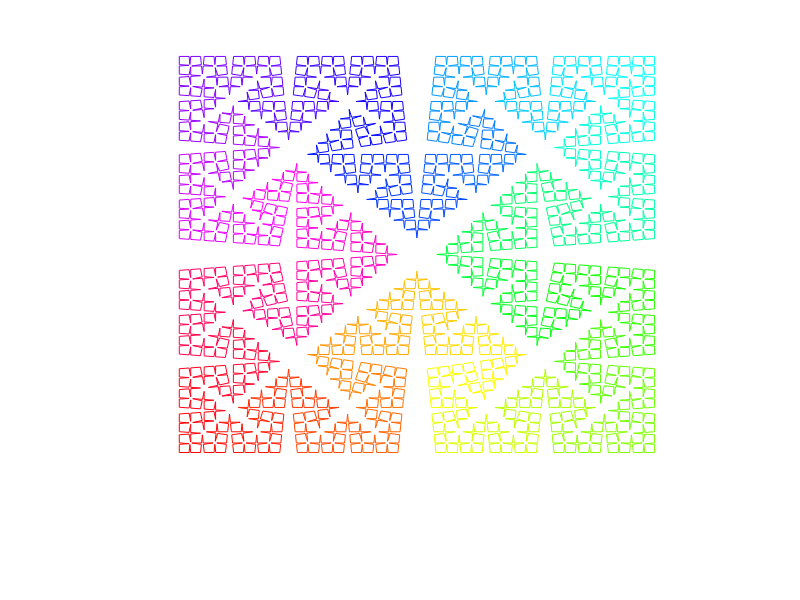

This chart was generated by the following MATLAB code:
phi=[0 pi/2 pi/2 pi/2];
theta=[85*pi/180 -170*pi/180 85*pi/180]; 
%theta=[-85*pi/180 170*pi/180 -85*pi/180]; %for inside out
%theta=[-80*pi/180 160*pi/180 -80*pi/180]; %
%theta=[80*pi/180 -160*pi/180  80*pi/180]; %

iter=5;  %don't exceed 6
angle_new=[];
for n=1:iter
   angle_new=[angle_new theta(1) angle_new theta(2) angle_new theta(3) angle_new];
end

angle_new=[phi(1) angle_new ...
           phi(2) angle_new ...
           phi(3) angle_new ...
           phi(4) angle_new ...
           0];


len_angle=length(angle_new);
x_arr=zeros(len_angle,1);
y_arr=zeros(len_angle,1);
x=0;y=0;x1=0;y1=0;
angle_2=0;
for n=1:len_angle
    [x1,y1]=pol2cart(angle_2,1);
    angle_2=angle_new(n)+angle_2;
    x=x+x1;
    y=y+y1;
    x_arr(n)=x;
    y_arr(n)=y;
end
%plot(x_arr,y_arr,'linewidth',1);
axis off square
x_arr=[x_arr;nan];
y_arr=[y_arr;nan];
patch(x_arr,y_arr,sqrt(x_arr.^2+y_arr.^2),...
           'edgecolor','flat','facecolor','none','facevertexcdata',hsv(length(x_arr)));
